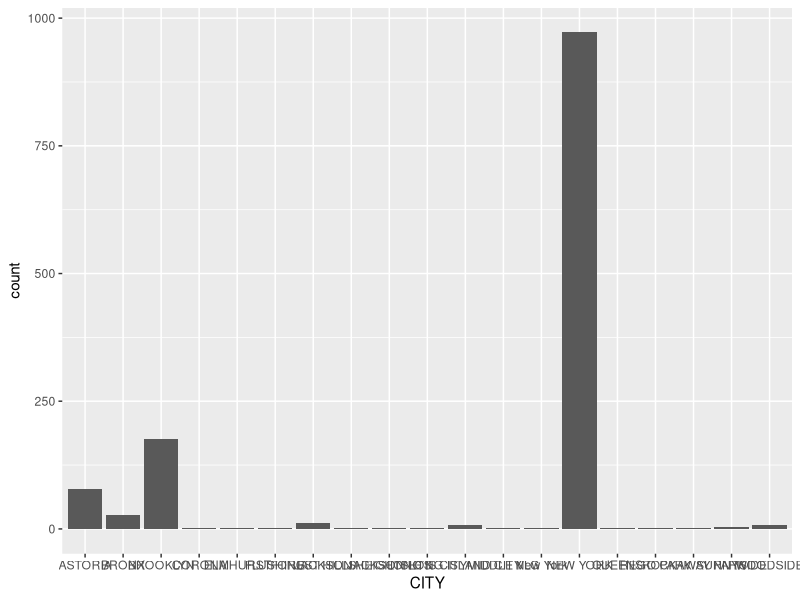

Source code (R):
## ---- chunk 1
library(ggplot2)
library(tidyr)
library(dplyr)
## ---- chunk 2
sidewalk_apps<- read.csv("Data/Sidewalk Cafes/Sidewalk_Caf_Licenses_and_Applications.csv")
sidewalk_apps$ZIP <- as.factor(sidewalk_apps$ZIP)

active_sidewalk_apps <- sidewalk_apps %>% filter(LIC_STATUS=="Active")

## ---- chunk 3
ggplot(active_sidewalk_apps, aes(CITY))+geom_bar()

